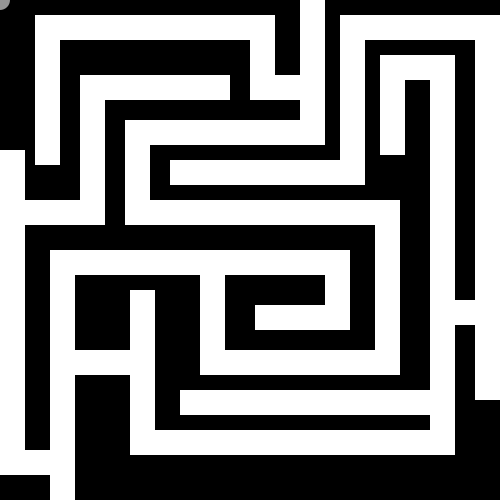
Frame 1 (no input)
Frame 60 (the mouse pressed at the canvas centre just before this capture): identical to frame 1, image omitted
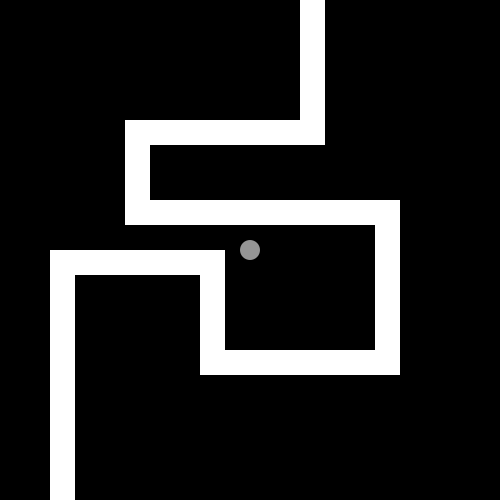
Frame 120 (the mouse held since frame 60 and released just before this capture)

The Processing sketch that drew these frames (run headless with seeded random() and noise(); from frame 60 on, the mouse is pressed at the canvas centre):

// Processing sketch: processing_60601
// ── processing_60601.pde

void setup() {
  size(500,500);
  frameRate(60);
  smooth();
  background(0);
  noStroke();
}

void draw() {
  
  if(mousePressed) {
   background(0);
  
  fill(255);
  rect(50,250,25,250);
  rect(50,250,150,25);
  rect(200,250,25,100);
  rect(200,350,200,25);
  rect(375,350,25,-150);
  rect(375,200,-250,25);
  rect(125,200,25,-80);
  rect(125,120,200,25);
  rect(300,0,25,120);
  
  fill(150);
  ellipse(mouseX, mouseY, 20, 20);
  }else{
  background(0);
  
  fill(255);
  rect(50,250,25,250);
  rect(50,350,80,25);
  rect(130,350,25,80);
  rect(130,350,25,-60);
  rect(130,430,300,25);
  rect(430,455,25,-400);
  rect(430,55,-50,25);
  rect(380,55,25,100);
  rect(475,40,25,360);
  rect(475,300,-30,25);
  rect(500,15,-160,25);
  rect(340,15,25,170);
  rect(340,160,-170,25);
  rect(0,450,25,-300);
  rect(0,450,60,25);
  rect(0,200,80,25);
  rect(80,225,25,-150);
  rect(80,75,150,25);
  rect(250,75,50,25);
  rect(250,75,25,-60);
  rect(250,15,-215,25);
  rect(35,15,25,150);
  
  rect(180,390,250,25);
  
  rect(50,250,150,25);
  rect(200,250,150,25);
  rect(325,250,25,80);
  rect(325,305,-70,25);
  
  rect(200,250,25,100);
  rect(200,350,200,25);
  rect(375,350,25,-150);
  rect(375,200,-250,25);
  rect(125,200,25,-80);
  rect(125,120,200,25);
  rect(300,0,25,120);
  
  fill(150);
  ellipse(mouseX, mouseY, 20, 20);
  }
}
